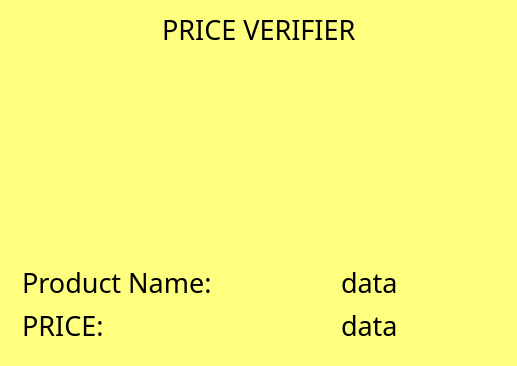
<?xml version="1.0" encoding="UTF-8"?>
<ui version="4.0">
 <class>Widget</class>
 <widget class="QWidget" name="Widget">
  <property name="geometry">
   <rect>
    <x>0</x>
    <y>0</y>
    <width>517</width>
    <height>366</height>
   </rect>
  </property>
  <property name="maximumSize">
   <size>
    <width>517</width>
    <height>366</height>
   </size>
  </property>
  <property name="windowTitle">
   <string>Price Verifier</string>
  </property>
  <property name="styleSheet">
   <string notr="true">background-image: url(:/img.png);
background-color: rgb(255, 255, 127);
border-color: rgb(255, 255, 0);</string>
  </property>
  <layout class="QGridLayout" name="gridLayout_2">
   <item row="0" column="0">
    <spacer name="horizontalSpacer">
     <property name="orientation">
      <enum>Qt::Horizontal</enum>
     </property>
     <property name="sizeHint" stdset="0">
      <size>
       <width>142</width>
       <height>20</height>
      </size>
     </property>
    </spacer>
   </item>
   <item row="0" column="1">
    <widget class="QLabel" name="label">
     <property name="font">
      <font>
       <family>Showcard Gothic</family>
       <pointsize>20</pointsize>
      </font>
     </property>
     <property name="text">
      <string>PRICE VERIFIER</string>
     </property>
    </widget>
   </item>
   <item row="0" column="2">
    <spacer name="horizontalSpacer_2">
     <property name="orientation">
      <enum>Qt::Horizontal</enum>
     </property>
     <property name="sizeHint" stdset="0">
      <size>
       <width>141</width>
       <height>20</height>
      </size>
     </property>
    </spacer>
   </item>
   <item row="1" column="0" colspan="3">
    <widget class="QStackedWidget" name="stackedWidget">
     <property name="currentIndex">
      <number>0</number>
     </property>
     <widget class="QWidget" name="page_product_details">
      <layout class="QGridLayout" name="gridLayout_3">
       <item row="0" column="0">
        <spacer name="verticalSpacer">
         <property name="orientation">
          <enum>Qt::Vertical</enum>
         </property>
         <property name="sizeHint" stdset="0">
          <size>
           <width>17</width>
           <height>202</height>
          </size>
         </property>
        </spacer>
       </item>
       <item row="1" column="0">
        <layout class="QGridLayout" name="gridLayout">
         <item row="0" column="0" colspan="2">
          <widget class="QLabel" name="label_3">
           <property name="font">
            <font>
             <family>Gill Sans Ultra Bold Condensed</family>
             <pointsize>20</pointsize>
             <weight>50</weight>
             <bold>false</bold>
            </font>
           </property>
           <property name="text">
            <string>Product Name:</string>
           </property>
          </widget>
         </item>
         <item row="0" column="2">
          <widget class="QLabel" name="productData">
           <property name="font">
            <font>
             <family>Gill Sans Ultra Bold Condensed</family>
             <pointsize>20</pointsize>
             <weight>50</weight>
             <bold>false</bold>
            </font>
           </property>
           <property name="text">
            <string>data</string>
           </property>
          </widget>
         </item>
         <item row="1" column="0">
          <widget class="QLabel" name="label_4">
           <property name="font">
            <font>
             <family>Gill Sans Ultra Bold Condensed</family>
             <pointsize>20</pointsize>
             <weight>50</weight>
             <bold>false</bold>
            </font>
           </property>
           <property name="text">
            <string>PRICE:</string>
           </property>
          </widget>
         </item>
         <item row="1" column="2">
          <widget class="QLabel" name="priceData">
           <property name="font">
            <font>
             <family>Gill Sans Ultra Bold Condensed</family>
             <pointsize>20</pointsize>
             <weight>50</weight>
             <bold>false</bold>
            </font>
           </property>
           <property name="text">
            <string>data</string>
           </property>
          </widget>
         </item>
        </layout>
       </item>
      </layout>
     </widget>
     <widget class="QWidget" name="page_verify">
      <widget class="QLabel" name="label_5">
       <property name="geometry">
        <rect>
         <x>80</x>
         <y>160</y>
         <width>341</width>
         <height>41</height>
        </rect>
       </property>
       <property name="font">
        <font>
         <family>Gill Sans Ultra Bold Condensed</family>
         <pointsize>20</pointsize>
         <weight>50</weight>
         <bold>false</bold>
        </font>
       </property>
       <property name="text">
        <string>Please put your item</string>
       </property>
       <property name="alignment">
        <set>Qt::AlignCenter</set>
       </property>
      </widget>
      <widget class="QLabel" name="label_6">
       <property name="geometry">
        <rect>
         <x>130</x>
         <y>210</y>
         <width>251</width>
         <height>31</height>
        </rect>
       </property>
       <property name="font">
        <font>
         <family>Gill Sans Ultra Bold Condensed</family>
         <pointsize>20</pointsize>
         <weight>50</weight>
         <bold>false</bold>
        </font>
       </property>
       <property name="text">
        <string>on the NFC Reader</string>
       </property>
       <property name="alignment">
        <set>Qt::AlignCenter</set>
       </property>
      </widget>
     </widget>
    </widget>
   </item>
  </layout>
 </widget>
 <layoutdefault spacing="6" margin="11"/>
 <resources/>
 <connections/>
</ui>
